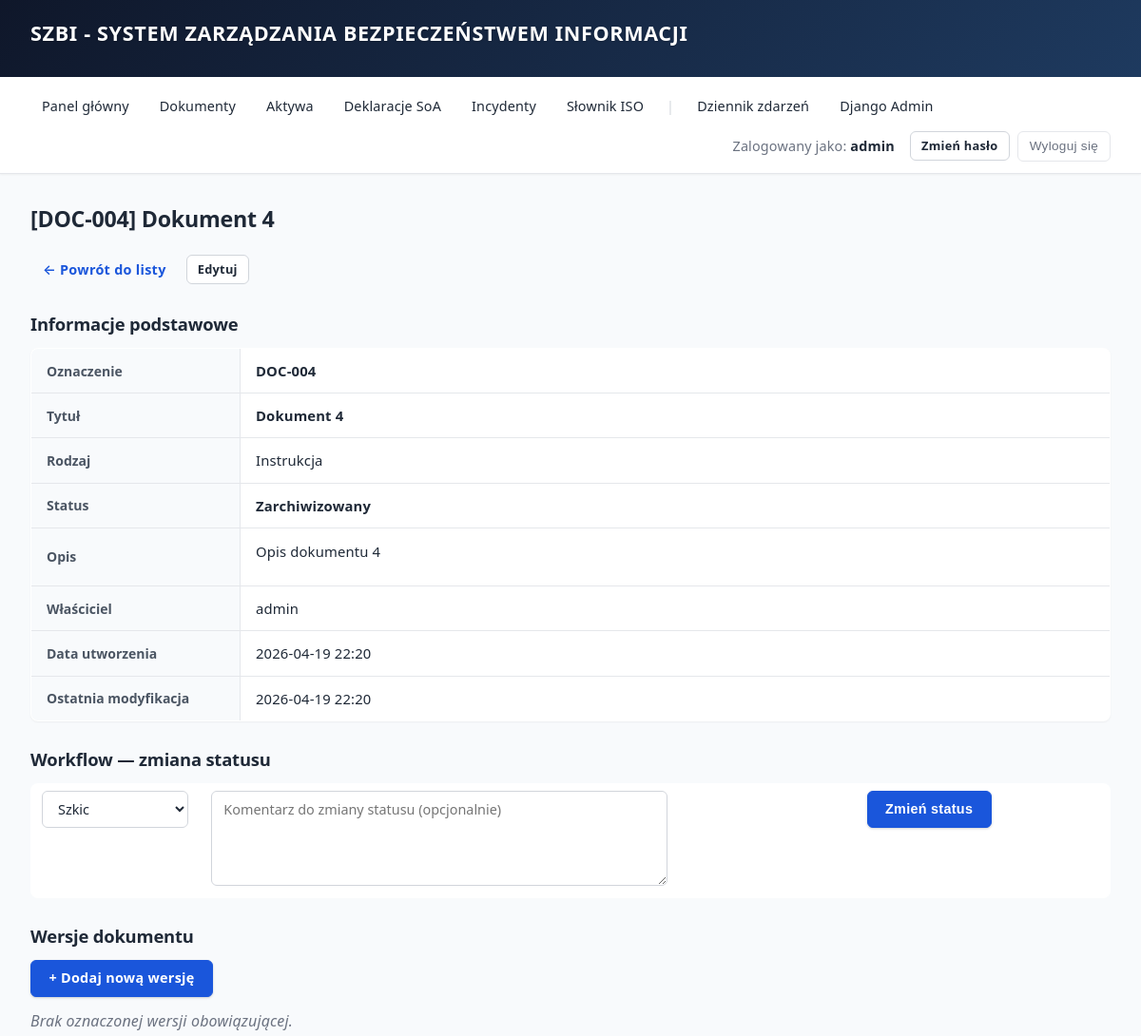
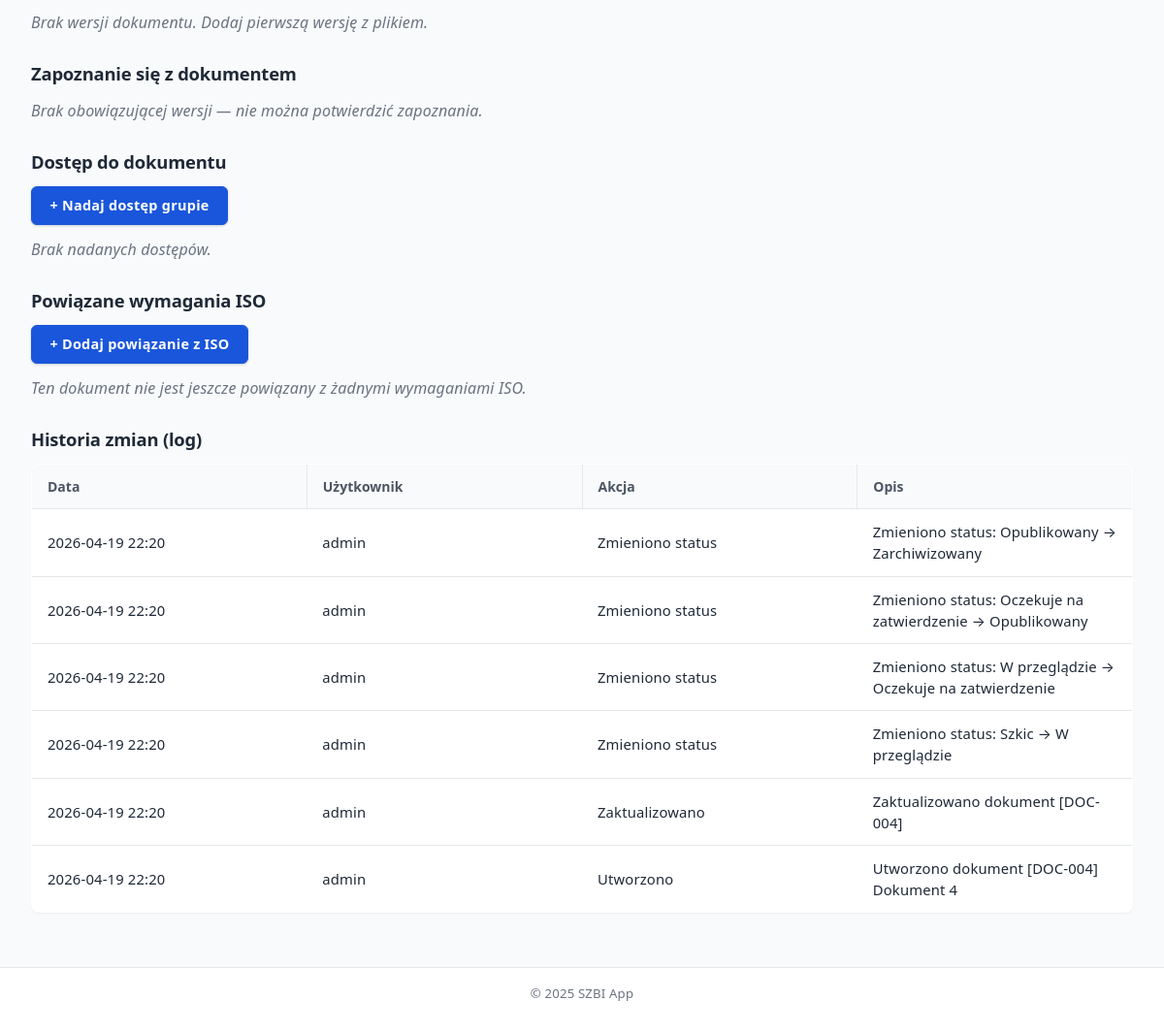
Page /documents/4/ (signed in) on the committed database (2 pictures, top to bottom).
### documents/models.py (models this page shows, shortened)
class Document(models.Model):
    STATUS = [
        ('draft', 'Szkic'),
        ('review', 'W przeglądzie'),
        ('approval', 'Oczekuje na zatwierdzenie'),
        ('published', 'Opublikowany'),
        ('archived', 'Zarchiwizowany'),
    ]
    DOCUMENT_TYPE_CHOICES = [
        ('policy', 'Polityka'),
        ('procedure', 'Procedura'),
        ('instruction', 'Instrukcja'),
        ('regulation', 'Regulamin'),
        ('plan', 'Plan'),
        ('report', 'Raport'),
        ('record', 'Zapis'),
        ('other', 'Inny'),
    ]
    WORKFLOW_TRANSITIONS = {
        'draft': ['review'],
        'review': ['draft', 'approval'],
        'approval': ['review', 'published'],
        'published': ['archived'],
        'archived': ['draft'],
    }
    designation = models.CharField(
        max_length=50,
        unique=True,
        verbose_name="Oznaczenie",
        help_text="Unikalne oznaczenie dokumentu, np. POL-001, PROC-003"
    )
    title = models.CharField(max_length=255, verbose_name="Tytuł")
    document_type = models.CharField(
        max_length=20,
        choices=DOCUMENT_TYPE_CHOICES,
        default='other',
        verbose_name="Rodzaj dokumentu"
    )
    description = models.TextField(blank=True, verbose_name="Opis")
    owner = models.ForeignKey(
        User,
        on_delete=models.PROTECT,
        verbose_name="Właściciel"
    )
    status = models.CharField(
        max_length=20,
        choices=STATUS,
        default='draft',
        verbose_name="Status"
    )
    created_at = models.DateTimeField(auto_now_add=True, verbose_name="Data utworzenia")
    updated_at = models.DateTimeField(auto_now=True, verbose_name="Data modyfikacji")
    class Meta:
        verbose_name = "Dokument"
        verbose_name_plural = "Dokumenty"
        ordering = ['-updated_at']
    def get_current_version(self):
        return self.versions.filter(is_current=True).first()
    def get_allowed_transitions(self):
        return self.WORKFLOW_TRANSITIONS.get(self.status, [])

class DocumentLog(models.Model):
    ACTION_CHOICES = [
        ('created', 'Utworzono'),
        ('updated', 'Zaktualizowano'),
        ('status_changed', 'Zmieniono status'),
        ('version_added', 'Dodano wersję'),
        ('version_set_current', 'Ustawiono wersję obowiązującą'),
        ('access_granted', 'Nadano dostęp'),
        ('access_revoked', 'Cofnięto dostęp'),
        ('iso_linked', 'Powiązano z ISO'),
        ('iso_unlinked', 'Usunięto powiązanie ISO'),
        ('acknowledged', 'Potwierdzono zapoznanie'),
    ]
    document = models.ForeignKey(
        Document, on_delete=models.CASCADE, related_name='logs',
        verbose_name="Dokument"
    )
    user = models.ForeignKey(User, on_delete=models.PROTECT, verbose_name="Użytkownik")
    timestamp = models.DateTimeField(auto_now_add=True, verbose_name="Czas")
    action = models.CharField(
        max_length=30, choices=ACTION_CHOICES, verbose_name="Akcja"
    )
    description = models.TextField(verbose_name="Opis", blank=True)
    class Meta:
        verbose_name = "Log dokumentu"
        verbose_name_plural = "Logi dokumentów"
        ordering = ['-timestamp']

### documents/views.py (the view)
# urls.py: path('<int:pk>/', DocumentDetailView.as_view(), name='detail'),
class DocumentDetailView(SZBIPermissionRequiredMixin, DetailView):
    model = Document
    template_name = "documents/document_detail.html"
    szbi_permission_required = DOCS_VIEW_PERMISSIONS
    def get_context_data(self, **kwargs):
        context = super().get_context_data(**kwargs)
        context['iso_mappings'] = self.object.iso_mappings.select_related(
            'iso_requirement', 'created_by'
        ).all()
        context['versions'] = self.object.versions.all()
        context['current_version'] = self.object.get_current_version()
        context['access_entries'] = self.object.access_entries.select_related('permission_group', 'granted_by').all()
        context['acknowledgements'] = self.object.acknowledgements.select_related('user', 'version').all()
        context['logs'] = self.object.logs.select_related('user').all()[:20]
        context['workflow_form'] = WorkflowTransitionForm(document=self.object)
        context['allowed_transitions'] = self.object.get_allowed_transitions()
        current_version = context['current_version']
        if current_version:
            context['user_acknowledged'] = DocumentAcknowledgement.objects.filter(
                document=self.object,
                user=self.request.user,
                version=current_version
            ).exists()
        else:
            context['user_acknowledged'] = False
        return context

### documents/forms.py
class WorkflowTransitionForm(forms.Form):
    new_status = forms.ChoiceField(
        choices=[],
        widget=forms.Select(attrs={'class': 'form-control'}),
        label="Nowy status"
    )
    comment = forms.CharField(
        required=False,
        widget=forms.Textarea(attrs={
            'class': 'form-control',
            'rows': 2,
            'placeholder': 'Komentarz do zmiany statusu (opcjonalnie)'
        }),
        label="Komentarz"
    )
    def __init__(self, *args, document=None, **kwargs):
        super().__init__(*args, **kwargs)
        if document:
            allowed = document.get_allowed_transitions()
            self.fields['new_status'].choices = [
                (s, dict(Document.STATUS).get(s, s)) for s in allowed
            ]

### core/mixins.py (called while the page is built, shortened)
    def dispatch(self, request, *args, **kwargs):
        if not request.user.is_authenticated:
            return self.handle_no_permission()
        if not self.has_szbi_permission():
            return redirect('core:dashboard_access_denied')
        return super().dispatch(request, *args, **kwargs)

    def has_szbi_permission(self):
        if self.szbi_permission_required is None:
            return True
        if self.request.user.is_superuser:
            return True

### templates/documents/document_detail.html (shortened to what this page needs)
{% extends "base.html" %}
{% block content %}
<h2>[{{ object.designation }}] {{ object.title }}</h2>
<div class="actions">
    <a href="{% url 'documents:list' %}" class="btn btn-ghost">← Powrót do listy</a>
    <a href="{% url 'documents:update' object.pk %}" class="btn btn-outline btn-sm">Edytuj</a>
</div>
<h3>Informacje podstawowe</h3>
<table class="detail-table">
    <tr>
        <th>Oznaczenie</th>
        <td><strong>{{ object.designation }}</strong></td>
    </tr>
    <tr>
        <th>Tytuł</th>
        <td><strong>{{ object.title }}</strong></td>
    </tr>
    <tr>
        <th>Rodzaj</th>
        <td>{{ object.get_document_type_display }}</td>
    </tr>
    <tr>
        <th>Status</th>
        <td><strong>{{ object.get_status_display }}</strong></td>
    </tr>
    {% if object.description %}
    <tr>
        <th>Opis</th>
        <td>{{ object.description|linebreaks }}</td>
    </tr>
    {% endif %}
    <tr>
        <th>Właściciel</th>
        <td>{{ object.owner.username }}</td>
    </tr>
    <tr>
        <th>Data utworzenia</th>
        <td>{{ object.created_at|date:"Y-m-d H:i" }}</td>
    </tr>
    <tr>
        <th>Ostatnia modyfikacja</th>
        <td>{{ object.updated_at|date:"Y-m-d H:i" }}</td>
    </tr>
</table>
<h3>Workflow — zmiana statusu</h3>
{% if allowed_transitions %}
<form method="post" action="{% url 'documents:workflow_transition' object.pk %}">
    <table>
        <tr>
            <td>{{ workflow_form.new_status }}</td>
            <td>{{ workflow_form.comment }}</td>
            <td><button type="submit">Zmień status</button></td>
        </tr>
    </table>
</form>
{% else %}
<p><em>Brak dozwolonych przejść statusu z bieżącego stanu ({{ object.get_status_display }}).</em></p>
{% endif %}
<h3>Wersje dokumentu</h3>
<p>
    <a href="{% url 'documents:add_version' object.pk %}" class="btn">+ Dodaj nową wersję</a>
</p>
{% if current_version %}
<p>
    <strong>Obowiązująca wersja:</strong> v{{ current_version.version_number }}
    (dodana {{ current_version.created_at|date:"Y-m-d H:i" }} przez {{ current_version.created_by.username }})
    <a href="{% url 'documents:download_version' object.pk current_version.pk %}" class="btn btn-outline btn-sm">Pobierz plik</a>
</p>
{% else %}
<p><em>Brak oznaczonej wersji obowiązującej.</em></p>
{% endif %}
{% if versions %}
<table class="detail-table">
    <thead>
        <tr>
            <th>Wersja</th>
            <th>Plik</th>
            <th>Opis zmian</th>
            <th>Dodał</th>
            <th>Data</th>
            <th>Akcje</th>
        </tr>
    </thead>
    <tbody>
        {% for version in versions %}
        <tr {% if version.is_current %}class="row-current"{% endif %}>
            <td>
                <strong>v{{ version.version_number }}</strong>
                {% if version.is_current %} ✓ obowiązująca{% endif %}
            </td>
            <td>
                {% if version.file %}
                <a href="{% url 'documents:download_version' object.pk version.pk %}" class="btn btn-outline btn-sm">Pobierz</a>
                {% else %}
                -
                {% endif %}
            </td>
            <td>{{ version.change_description|default:"-"|truncatewords:20 }}</td>
            <td>{{ version.created_by.username }}</td>
            <td>{{ version.created_at|date:"Y-m-d H:i" }}</td>
            <td>
                {% if not version.is_current %}
                <form method="post" action="{% url 'documents:set_current_version' object.pk version.pk %}" class="inline-form">
                    {% csrf_token %}
                    <button type="submit" onclick="return confirm('Czy na pewno ustawić v{{ version.version_number }} jako obowiązującą?')">Ustaw jako obowiązującą</button>
                </form>
                {% else %}
                <em>aktywna</em>
                {% endif %}
            </td>
        </tr>
        {% endfor %}
    </tbody>
</table>
{% else %}
<p><em>Brak wersji dokumentu. Dodaj pierwszą wersję z plikiem.</em></p>
{% endif %}
<h3>Zapoznanie się z dokumentem</h3>
{% if current_version %}
    {% if user_acknowledged %}
    <p>✓ <strong>Potwierdziłeś zapoznanie się</strong> z bieżącą wersją (v{{ current_version.version_number }}).</p>
    {% else %}
    <form method="post" action="{% url 'documents:acknowledge' object.pk %}">
        {% csrf_token %}
        <p>
            <button type="submit">Potwierdź zapoznanie się z dokumentem (v{{ current_version.version_number }})</button>
        </p>
    </form>
    {% endif %}
{% else %}
    <p><em>Brak obowiązującej wersji — nie można potwierdzić zapoznania.</em></p>
{% endif %}
<h3>Dostęp do dokumentu</h3>
<p>
    <a href="{% url 'documents:grant_access' object.pk %}" class="btn">+ Nadaj dostęp grupie</a>
</p>
{% if access_entries %}
<table class="detail-table">
    <thead>
        <tr>
            <th>Grupa uprawnień</th>
            <th>Poziom dostępu</th>
            <th>Nadał</th>
            <th>Data</th>
            <th>Akcje</th>
        </tr>
    </thead>
    <tbody>
        {% for access in access_entries %}
        <tr>
            <td><strong>{{ access.permission_group.name }}</strong></td>
            <td>{{ access.get_access_level_display }}</td>
            <td>{{ access.granted_by.username|default:"-" }}</td>
            <td>{{ access.granted_at|date:"Y-m-d H:i" }}</td>
            <td>
                <a href="{% url 'documents:revoke_access' object.pk access.pk %}" class="btn btn-outline-danger btn-sm">Cofnij</a>
            </td>
        </tr>
        {% endfor %}
    </tbody>
</table>
{% else %}
<p><em>Brak nadanych dostępów.</em></p>
{% endif %}
<h3>Powiązane wymagania ISO</h3>
<p>
    <a href="{% url 'documents:add_iso_mapping' object.pk %}" class="btn">+ Dodaj powiązanie z ISO</a>
</p>
{% if iso_mappings %}
<table>
    <thead>
        <tr>
            <th>ID ISO</th>
            <th>Nazwa wymagania</th>
            <th>Typ powiązania</th>
            <th>Sekcja dokumentu</th>
            <th>Akcje</th>
        </tr>
    </thead>
    <tbody>
        {% for mapping in iso_mappings %}
        <tr>
            <td>
                <a href="{% url 'dictionary:iso_requirement_detail' mapping.iso_requirement.pk %}">
                    <strong>{{ mapping.iso_requirement.iso_id }}</strong>
                </a>
            </td>
            <td>
                {{ mapping.iso_requirement.name|truncatewords:15 }}
                {% if mapping.notes %}
                <br><small><em>{{ mapping.notes }}</em></small>
                {% endif %}
            </td>
            <td>{{ mapping.get_mapping_type_display }}</td>
            <td>{{ mapping.section_reference|default:"-" }}</td>
            <td>
                <a href="{% url 'documents:remove_iso_mapping' object.pk mapping.pk %}" class="btn btn-outline-danger btn-sm">Usuń</a>
            </td>
        </tr>
        {% endfor %}
    </tbody>
</table>
{% else %}
<p><em>Ten dokument nie jest jeszcze powiązany z żadnymi wymaganiami ISO.</em></p>
{% endif %}
<h3>Historia zmian (log)</h3>
{% if logs %}
<table class="detail-table">
    <thead>
        <tr>
            <th>Data</th>
            <th>Użytkownik</th>
            <th>Akcja</th>
            <th>Opis</th>
        </tr>
    </thead>
    <tbody>
        {% for log in logs %}
        <tr>
            <td>{{ log.timestamp|date:"Y-m-d H:i" }}</td>
            <td>{{ log.user.username }}</td>
            <td>{{ log.get_action_display }}</td>
            <td>{{ log.description|default:"-" }}</td>
        </tr>
        {% endfor %}
    </tbody>
</table>
{% else %}
<p><em>Brak wpisów w historii.</em></p>
{% endif %}
{% endblock %}

### templates/base.html (shortened to what this page needs)
{% load static %}
<!DOCTYPE html>
<html lang="pl">
<head>
    <link rel="stylesheet" href="{% static 'css/style.css' %}">
</head>
<body>
    <header>
        <h1>SZBI - System Zarządzania Bezpieczeństwem Informacji</h1>
    </header>
    <nav>
        {% if user.is_authenticated %}
            <a href="{% url 'core:dashboard' %}">Panel główny</a>
            <a href="/documents/">Dokumenty</a>
            <a href="/aktywa/">Aktywa</a>
            <a href="/deklaracje/">Deklaracje SoA</a>
            <a href="/incydenty/">Incydenty</a>
            <a href="/slownik/">Słownik ISO</a>
            {% if user.is_staff %}
                <span class="nav-separator">|</span>
                <a href="{% url 'core:activity_log_list' %}">Dziennik zdarzeń</a>
                <a href="/admin/">Django Admin</a>
            {% endif %}
            <span>Zalogowany jako: <strong>{{ user.username }}</strong></span>
            <a href="{% url 'core:password_change' %}" class="btn btn-sm btn-outline" style="margin-left: 0.5rem;">Zmień hasło</a>
            <form method="post" action="{% url 'logout' %}">
                <button type="submit">Wyloguj się</button>
            </form>
        {% else %}
            <a href="{% url 'login' %}">Zaloguj się</a>
        {% endif %}
    </nav>
    <main>
        {% block content %}
        {% endblock %}
    </main>
    <footer>
        <p>&copy; 2025 SZBI App</p>
    </footer>
</body>
</html>

### rows in the picture
Document: designation "DOC-004", title "Dokument 4", document_type "Instrukcja", status "Zarchiwizowany", description "Opis dokumentu 4", owner.username "admin", created_at "2026-04-19 22:20", updated_at "2026-04-19 22:20"
DocumentLog: timestamp "2026-04-19 22:20", user.username "admin", action "Zmieniono status", description "Zmieniono status: Opublikowany → Zarchiwizowany"
DocumentLog: timestamp "2026-04-19 22:20", user.username "admin", action "Zmieniono status", description "Zmieniono status: Oczekuje na zatwierdzenie → Opublikowany"
DocumentLog: timestamp "2026-04-19 22:20", user.username "admin", action "Zmieniono status", description "Zmieniono status: W przeglądzie → Oczekuje na zatwierdzenie"
DocumentLog: timestamp "2026-04-19 22:20", user.username "admin", action "Zmieniono status", description "Zmieniono status: Szkic → W przeglądzie"
DocumentLog: timestamp "2026-04-19 22:20", user.username "admin", action "Zaktualizowano", description "Zaktualizowano dokument [DOC-004]"
DocumentLog: timestamp "2026-04-19 22:20", user.username "admin", action "Utworzono", description "Utworzono dokument [DOC-004] Dokument 4"

### other values in the picture
{{ user.username }} "admin"
